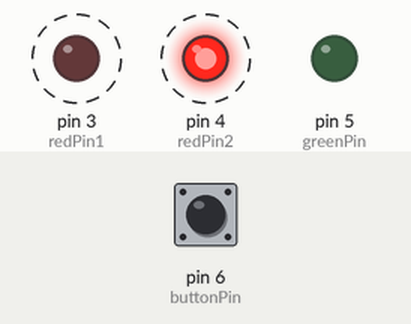
The sketch below on a simulated Arduino Uno, built with avr-gcc and run on an emulated ATmega328P. Parts: output pins drawn as LEDs (lit = HIGH). Dashed ring = blinking. Inputs (shaded band) come from the test bench; at power-on: pin 6 (buttonPin) HIGH.

Above: at 1.8 s.
1.9 s: pin 6 (buttonPin) pulled LOW for 3.2 s
At 3.2 s:
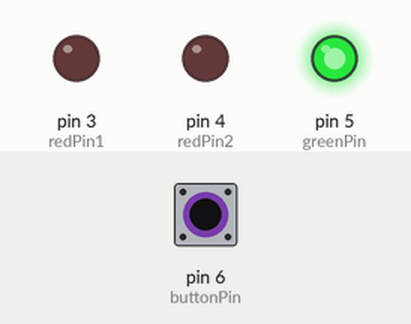
At 5.22 s:
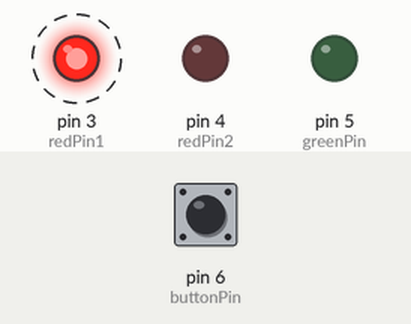
Timing chart, 0 to 12.6 s (numbered marks = the images above; inputs shaded):
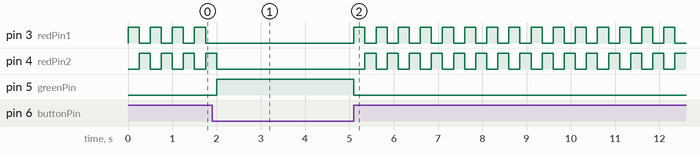

The sketch:

02-spaceship-interface.ino
```cpp
int switchState = 0;

int redPin1 = 3;
int redPin2 = 4;
int greenPin = 5;

int buttonPin = 6;

void setup() {
  // put your setup code here, to run once:
  pinMode(redPin1, OUTPUT);
  pinMode(redPin2, OUTPUT);
  pinMode(greenPin, OUTPUT);
  pinMode(buttonPin, INPUT);
}

void loop() {
  // put your main code here, to run repeatedly:
  switchState = digitalRead(buttonPin);

  if (switchState == LOW) {
    digitalWrite(greenPin, HIGH);
    digitalWrite(redPin1, LOW);
    digitalWrite(redPin2, LOW);
  } else {
    digitalWrite(redPin1, HIGH);
    digitalWrite(redPin2, LOW);
    digitalWrite(greenPin, LOW);

    delay(250);
    digitalWrite(redPin1, LOW);
    digitalWrite(redPin2, HIGH);
    delay(250);
  }
}
```

Measured:
- after the input at 1.9 s, pin 5 (greenPin): LOW → HIGH after 0.10 s, → LOW 3.1 s later
- by itself, pin 4 (redPin2): repeats every 0.50 s: HIGH 0.25 s, LOW 0.25 s
